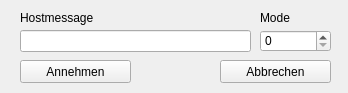
<?xml version="1.0" encoding="UTF-8"?>
<ui version="4.0">
 <class>QtConfig</class>
 <widget class="QWidget" name="QtConfig">
  <property name="geometry">
   <rect>
    <x>0</x>
    <y>0</y>
    <width>348</width>
    <height>93</height>
   </rect>
  </property>
  <property name="minimumSize">
   <size>
    <width>0</width>
    <height>0</height>
   </size>
  </property>
  <property name="contextMenuPolicy">
   <enum>Qt::NoContextMenu</enum>
  </property>
  <property name="windowTitle">
   <string>Modal Quit Bypass</string>
  </property>
  <widget class="QPushButton" name="acceptButton">
   <property name="geometry">
    <rect>
     <x>20</x>
     <y>60</y>
     <width>111</width>
     <height>23</height>
    </rect>
   </property>
   <property name="text">
    <string>Annehmen</string>
   </property>
   <property name="checkable">
    <bool>false</bool>
   </property>
  </widget>
  <widget class="QPushButton" name="cancelButton">
   <property name="geometry">
    <rect>
     <x>220</x>
     <y>60</y>
     <width>111</width>
     <height>23</height>
    </rect>
   </property>
   <property name="text">
    <string>Abbrechen</string>
   </property>
  </widget>
  <widget class="QLabel" name="hostMessageLabel">
   <property name="geometry">
    <rect>
     <x>20</x>
     <y>10</y>
     <width>111</width>
     <height>16</height>
    </rect>
   </property>
   <property name="text">
    <string>Hostmessage</string>
   </property>
  </widget>
  <widget class="QLabel" name="modeLabel">
   <property name="geometry">
    <rect>
     <x>260</x>
     <y>10</y>
     <width>81</width>
     <height>16</height>
    </rect>
   </property>
   <property name="text">
    <string>Mode</string>
   </property>
  </widget>
  <widget class="QLineEdit" name="hostMessageLine">
   <property name="geometry">
    <rect>
     <x>20</x>
     <y>30</y>
     <width>231</width>
     <height>22</height>
    </rect>
   </property>
  </widget>
  <widget class="QSpinBox" name="hostModeSpin">
   <property name="geometry">
    <rect>
     <x>260</x>
     <y>30</y>
     <width>71</width>
     <height>22</height>
    </rect>
   </property>
   <property name="maximum">
    <number>3</number>
   </property>
  </widget>
 </widget>
 <layoutdefault spacing="6" margin="11"/>
 <resources/>
 <connections>
  <connection>
   <sender>acceptButton</sender>
   <signal>clicked()</signal>
   <receiver>QtConfig</receiver>
   <slot>saveToConfig()</slot>
   <hints>
    <hint type="sourcelabel">
     <x>197</x>
     <y>251</y>
    </hint>
    <hint type="destinationlabel">
     <x>199</x>
     <y>149</y>
    </hint>
   </hints>
  </connection>
  <connection>
   <sender>cancelButton</sender>
   <signal>clicked()</signal>
   <receiver>QtConfig</receiver>
   <slot>close()</slot>
   <hints>
    <hint type="sourcelabel">
     <x>197</x>
     <y>151</y>
    </hint>
    <hint type="destinationlabel">
     <x>141</x>
     <y>102</y>
    </hint>
   </hints>
  </connection>
  <connection>
   <sender>acceptButton</sender>
   <signal>clicked()</signal>
   <receiver>QtConfig</receiver>
   <slot>close()</slot>
   <hints>
    <hint type="sourcelabel">
     <x>87</x>
     <y>151</y>
    </hint>
    <hint type="destinationlabel">
     <x>141</x>
     <y>102</y>
    </hint>
   </hints>
  </connection>
 </connections>
 <slots>
  <slot>saveToConfig()</slot>
  <slot>updateVersionCombo(QString)</slot>
  <slot>updateCSV()</slot>
 </slots>
</ui>
